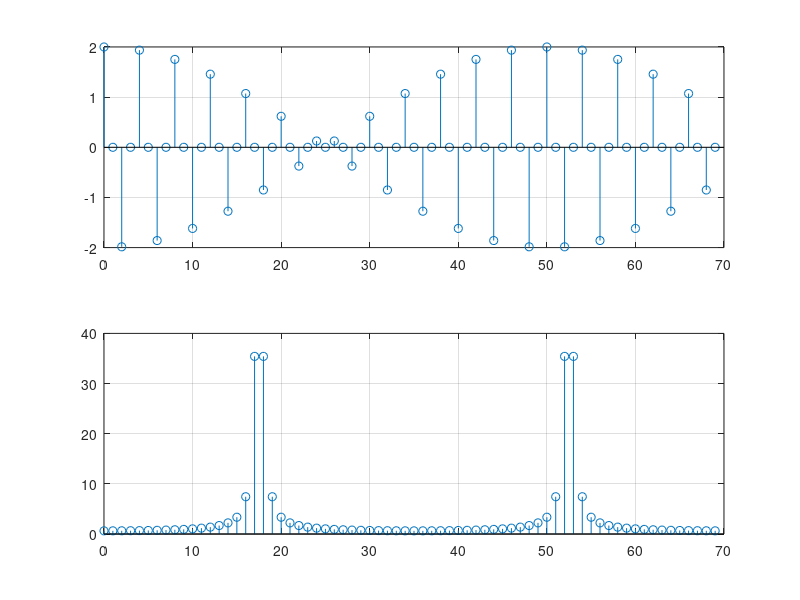

MATLAB code for this plot:
% n=0:9;xn=cos(0.48*pi*n)+cos(0.52*pi*n);
% Xk=fft(xn,10);figure(3);
% subplot(2,1,1);stem(n,xn);grid;
% subplot(2,1,2);stem(n,abs(Xk));grid;

% n=0:9;xn=cos(0.48*pi*n)+cos(0.52*pi*n);
% n1=0:14;xn1=[xn,zeros(1,5)];
% n2=0:69;xn2=[xn,zeros(1,50)];
% Xk1=fft(xn1,15);
% Xk2=fft(xn2,70);figure(4);
% subplot(3,1,1);stem(n,xn);grid;
% subplot(3,1,2);stem(n1,abs(Xk1));grid;
% subplot(3,1,3);stem(n2,abs(Xk2));grid;

% n=0:9;xn=cos(0.48*pi*n)+cos(0.52*pi*n);
% n1=0:145;xn3=[xn,zeros(1,135)];
% Xk3=fft(xn3,146);figure(1);
% plot(n1,abs(Xk3));grid;
%
n=0:69;xn=cos(0.48*pi*n)+cos(0.52*pi*n);
Xk=fft(xn,70);figure(1);
subplot(2,1,1);stem(n,xn);grid;
subplot(2,1,2);stem(n,abs(Xk));grid;